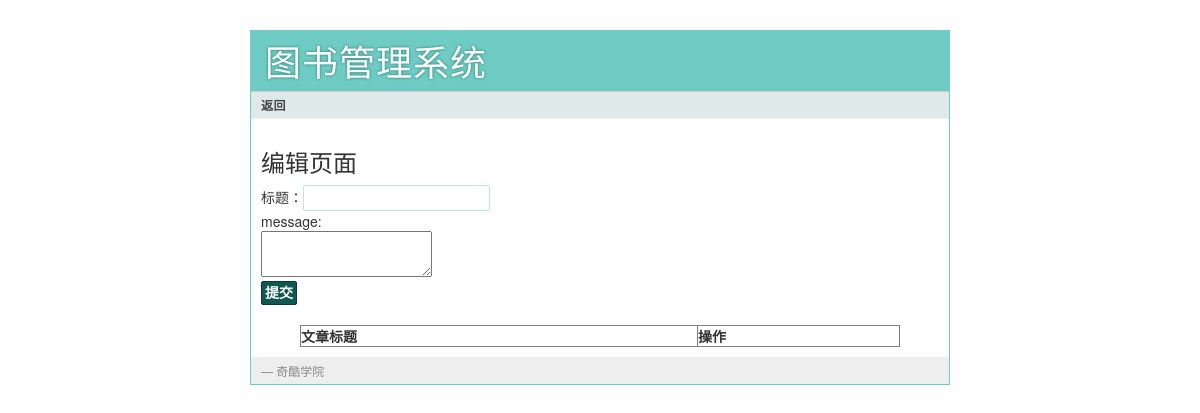
The app's page /books/edit/, older data.
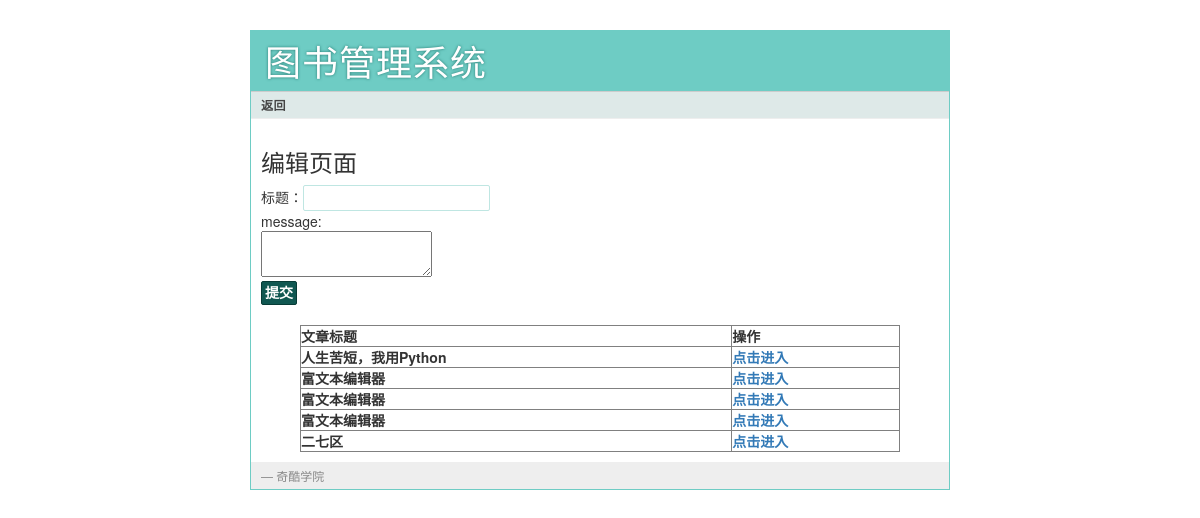
The same page, newer data.
### manager/models.py (models this page shows, shortened)
class Article(models.Model):
    title = models.CharField(max_length=20)
    content = HTMLField()

### books/views.py (the view)
def edit(request):
    if request.method == 'GET':
        es = Article.objects.all()
        return render(request, 'edit.html', {'es': es})
    else:
        title = request.POST['title']
        message = request.POST['message']
        art = Article(title=title, content=message)
        art.save()
        return redirect(reverse('manager:index'))

### templates/edit.html (shortened to what this page needs)
{% extends "base.html" %}
{% block link %}
  <a href="{% url 'manager:index' %}">返回</a>
{% endblock %}
{% block body %}
    <h3>编辑页面</h3>
    <form action="{% url 'books:edit' %}" method="post">
        标题：<input type="text" name="title">
        <br>
        message:
        <br>
        <textarea name="message"></textarea>
        <br>
        <input type="submit" value="提交">
    </form>
    <br>
	<table width="600" border="1", align="center">
	  <tr>
	    <th align="center"> 文章标题 </th>
		<th align="center"> 操作</th>
	  </tr>
	  {% for e in es%}
	  <tr>
	    <th align="center"> {{e.title}}</th>
	    <th align="center"> <a href="{% url 'manager:einfo' e.id %}"> 点击进入 </a> </th>
	  </tr>
	  {% endfor %}
	</table>
{% endblock %}

Row changes from the older to the newer data that the page shows:
added Article: title "人生苦短，我用Python"
added Article: title "富文本编辑器"
added Article: title "富文本编辑器"
added Article: title "富文本编辑器"
added Article: title "二七区"
